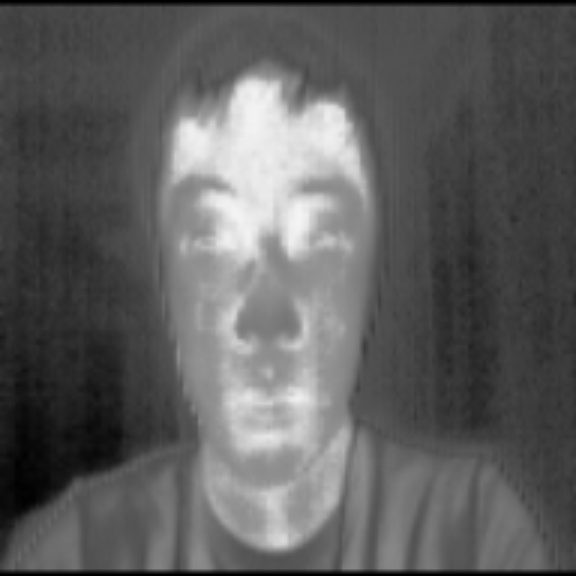
#> input picture test.jpg, 576 x 576 px
$ python test.py
#> lines starting #> are read from the running program, lines starting #| are printed output that depends on the picture
"""
This was a test program that is no longer of use.
"""

import argparse
import time
import math
import cv2

import numpy as np
from PIL import Image

image_file = "test.jpg"
top_left = (170, 78)
bottom_right = (374, 478)

# [49 lines left out: function find_hottest_region, not called in this run]

image = cv2.imread(image_file)
#> image is the input picture: shape (576, 576, 3); min 0, max 244, mean 94.3
grey = cv2.cvtColor(image, cv2.COLOR_RGB2GRAY)  #convert frame to greyscale
cv2.rectangle(image, (170, 78), (374, 478), (255, 0, 0), 2)
# find_hottest_region(top_left, bottom_right, image, window_size=50)

# grey = cv2.GaussianBlur(grey, (65, 65), 0)
cv2.imshow("grey", grey)
cv2.waitKey(0)
(minVal, maxVal, minLoc, maxLoc) = cv2.minMaxLoc(grey)
#> minVal = 0; maxVal = 244; minLoc = (0, 0); maxLoc = (298, 211)
cv2.circle(image, maxLoc, 25, (255, 0, 0), 2)
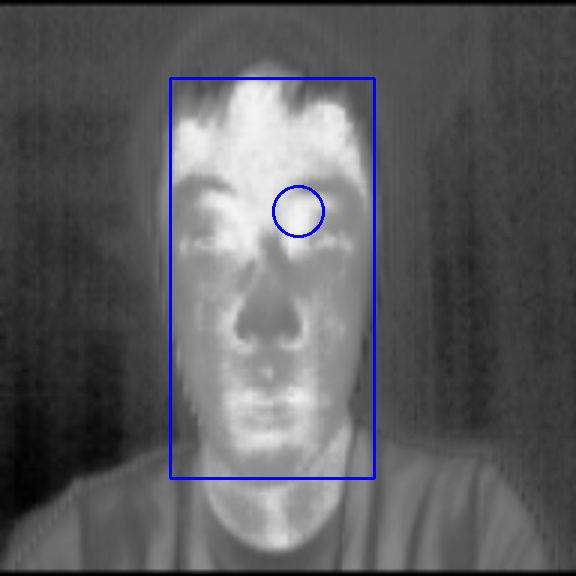
#> image: shape (576, 576, 3); mean B, G, R 96, 92.9, 92.9
cv2.imshow("img", image)
cv2.waitKey(0)
